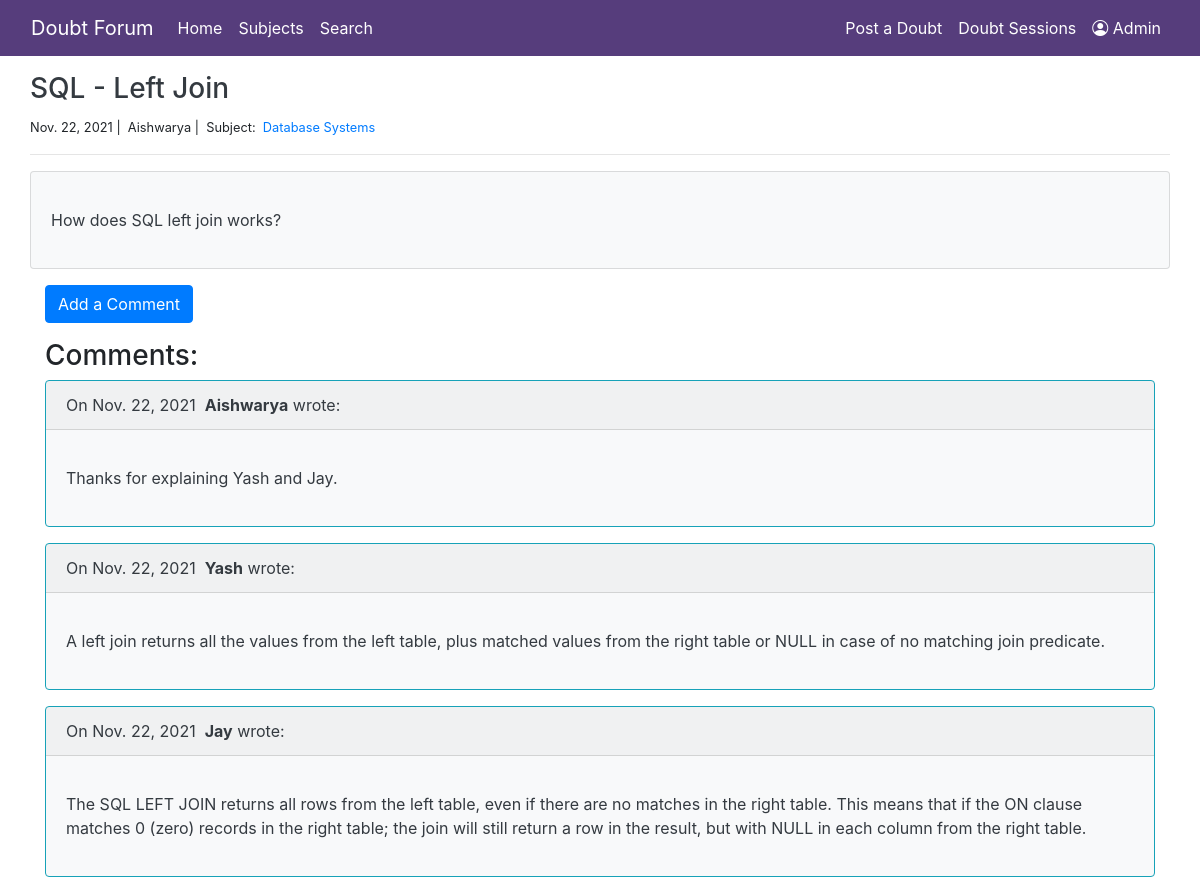
/6/, run on the app's committed database.
### DoubtForum/models.py (models this page shows, shortened)
class Doubt(models.Model):
    author = models.CharField(max_length=20)
    title = models.CharField(max_length=160)
    body = models.TextField()
    link = models.CharField(max_length=50, null=True, blank=True)
    created_on = models.DateTimeField(auto_now_add=True)
    subject = models.ManyToManyField('Subject', related_name='doubts')

class Subject(models.Model):
    name = models.CharField(max_length=20)

class Comment(models.Model):
    author = models.CharField(max_length=60)
    body = models.TextField()
    created_on = models.DateTimeField(auto_now_add=True)
    doubt = models.ForeignKey('Doubt', on_delete=models.CASCADE)

### DoubtForum/views.py (the view, shortened to what this page needs)
# urls.py: path('<int:pk>/', doubt_complete, name='doubt_complete'),
def doubt_complete(request, pk):
    doubt = Doubt.objects.get(pk=pk)
    form = CommentForm()
    comments = Comment.objects.filter(doubt=doubt).order_by('-created_on')
    context = {
        "doubt": doubt,
        "comments": comments,
        "form": form,
    }
    return render(request, "doubtComplete.html", context)

### templates/doubtComplete.html (shortened to what this page needs)
<!DOCTYPE html>
{% extends "base.html" %}
{% block page_content %}
<div class="col-md-12">
    <h3 class="mt-3"><a href="{% url 'doubt_complete' doubt.pk%}" class="text-dark">{{ doubt.title }}</a></h3>
    <small>
        {{ doubt.created_on.date }} |&nbsp; {{ doubt.author }} |&nbsp;
        Subject:&nbsp;
        {% for tag in doubt.subject.all %}
        <a href="{% url 'tagged_doubts' tag.name %}">
            {{ tag.name }}
        </a>&nbsp;
        {% endfor %}
    </small>
    <hr/>
        <div class="card text-dark bg-light mb-3">
            <div class="card-body">
                <p class="card-text">{{ doubt.body | linebreaks }}</p>
            </div>
        </div>
        <div class="col-md-12">
        <button href="#Bar" class="btn btn-primary" data-toggle="collapse">Add a Comment</button>
        <h3 class="display-6 pt-3">Comments:</h3>
        {% for comment in comments %}
        <div class="card text-dark border-info bg-light mb-3">
            <div class="card-header"><h7 class="card-title">On {{comment.created_on.date }}&nbsp;
                <b>{{ comment.author }}</b> wrote:</h7></div>
            <div class="card-body">
                <p class="card-text">{{ comment.body | linebreaks }}</p>
            </div>
        </div>
    {% endfor %}
</div>
</div>
{% endblock %}

### data on the page
Doubt: title "SQL - Left Join", created_on "Nov. 22, 2021", author "Aishwarya", body "How does SQL left join works?"
Subject: name "Database Systems"
Comment: created_on "Nov. 22, 2021", author "Aishwarya", body "Thanks for explaining Yash and Jay."
Comment: created_on "Nov. 22, 2021", author "Yash", body "A left join returns all the values from the left table, plus matched values from the right table or NULL in case of no matching join predicate."
Comment: created_on "Nov. 22, 2021", author "Jay", body "The SQL LEFT JOIN returns all rows from the left table, even if there are no matches in the right table. This means that if the ON clause matches 0 (zero) records in the right table; the join will still return a row in the result, but with NULL in each column from the right table."
